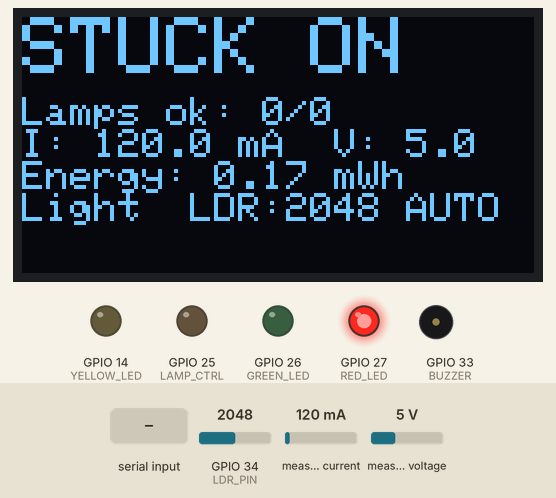
The sketch below on a simulated ESP32. Parts: 128×64 one-colour display, output pins drawn as LEDs (lit = HIGH), buzzer (waves = sounding, pin HIGH). Inputs (shaded band) come from the test bench; at power-on: GPIO 34 (LDR_PIN) = 2048, measured current 120 mA, measured voltage 5 V. What the sketch prints to the serial monitor is not drawn.

Above: at 2.7 s.
2.8 s: GPIO 34 (LDR_PIN) set to 1228
At 3.23 s:
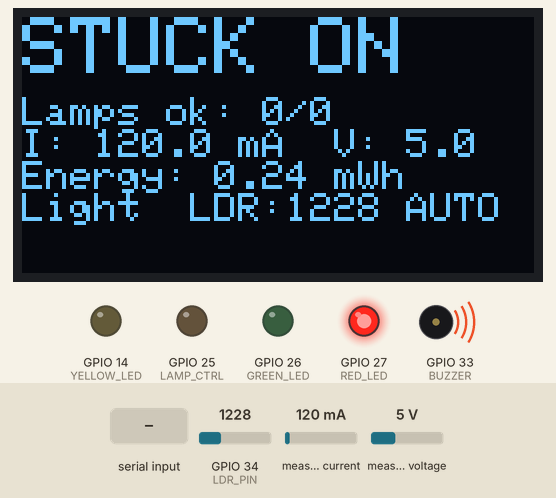
4.9 s: GPIO 34 (LDR_PIN) set to 1172
At 5.43 s:
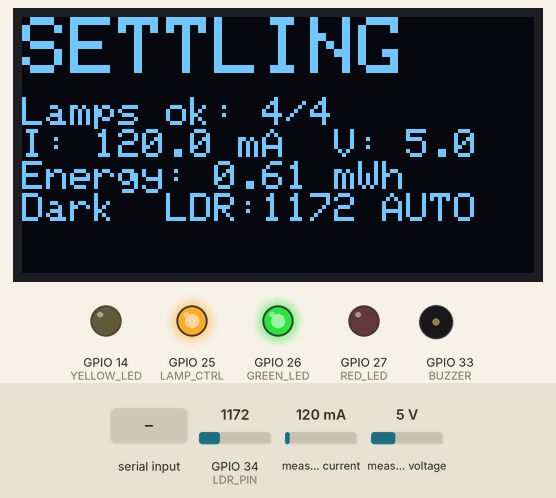
7.9 s: "o" received over Serial
At 8.52 s:
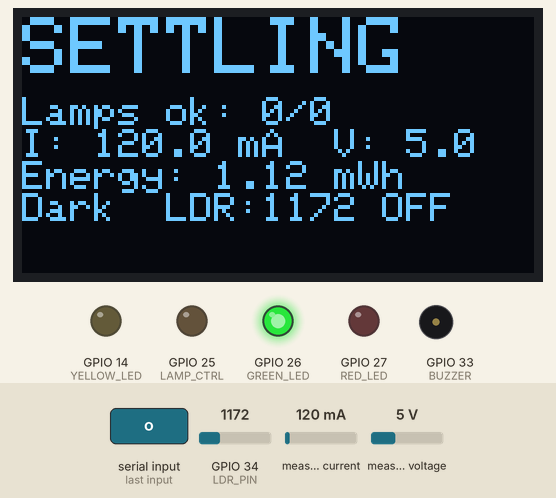
10.9 s: "f" received over Serial
At 11.6 s:
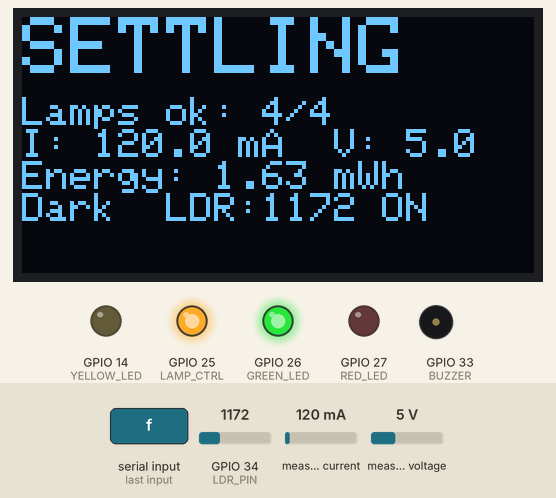
13.9 s: measured current set to 40 mA
At 14.24 s:
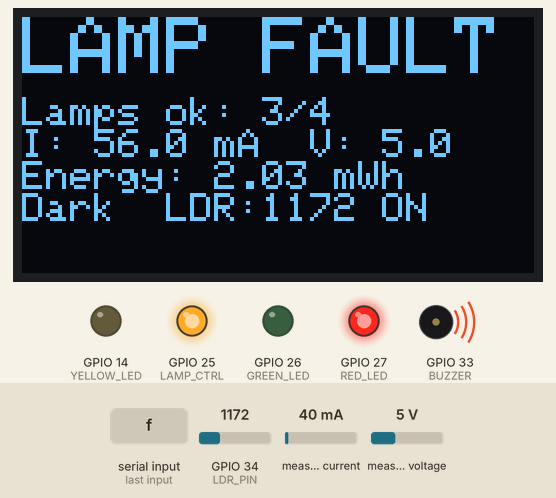
16.9 s: "a" received over Serial
At 17.32 s:
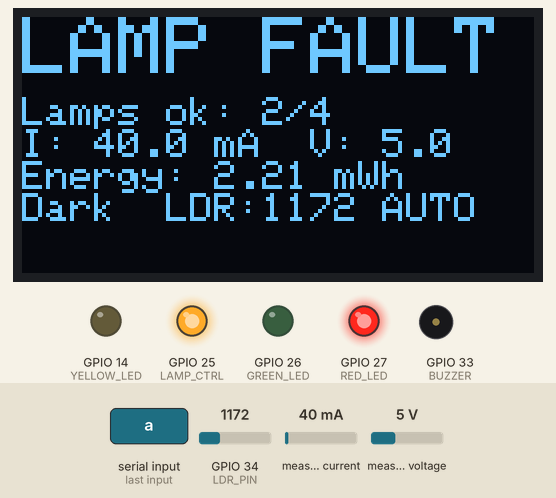
Timing chart, 0 to 20.9 s (numbered marks = the images above; inputs shaded):
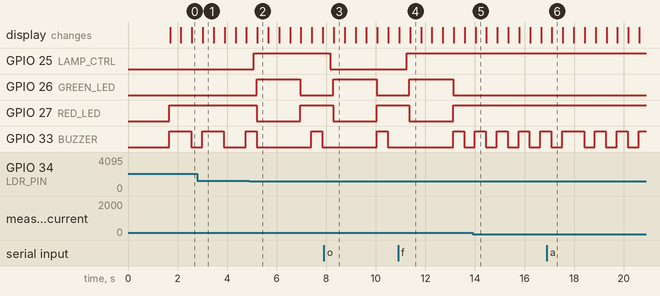

The sketch:

streetlight_smartnode.ino
```cpp
/*
  StreetLight SmartNode - Fault and Energy Monitor (IC26-04-08)
  Board: ESP32 Dev Module
  Libraries: Adafruit INA219, Adafruit SSD1306, Adafruit GFX

  SAFETY: LOW VOLTAGE ONLY (5V). Never connect mains power.

  WIRING
  INA219:  VCC -> 3.3V, GND -> GND, SDA -> GPIO 21, SCL -> GPIO 22
  OLED:    VCC -> 3.3V, GND -> GND, SDA -> GPIO 21, SCL -> GPIO 22
  LDR:     3.3V -> LDR -> GPIO 34 -> 10k resistor -> GND
           (darker = lower reading)
  Lamp power path:
    5V -> INA219 VIN+ -> INA219 VIN- -> 4 parallel branches
          (toggle switch + white LED + 100 ohm) -> transistor collector
    Transistor emitter -> GND. Transistor base -> 1k -> GPIO 25.
    All grounds connected together.
  Green LED  -> GPIO 26 (via 220 ohm) -> GND
  Red LED    -> GPIO 27 (via 220 ohm) -> GND
  Yellow LED -> GPIO 14 (via 220 ohm) -> GND
  Buzzer     -> GPIO 33 -> GND

  SERIAL COMMANDS (115200 baud) for testing:
    a = automatic (lamps follow the LDR)
    f = force lamps ON   (use for the "daylight waste" test)
    o = force lamps OFF  (use for the "stuck on" test)
*/

#include <Wire.h>
#include <Adafruit_INA219.h>
#include <Adafruit_GFX.h>
#include <Adafruit_SSD1306.h>

#define LDR_PIN 34
#define LAMP_CTRL 25
#define GREEN_LED 26
#define RED_LED 27
#define YELLOW_LED 14
#define BUZZER 33

Adafruit_INA219 ina219;
Adafruit_SSD1306 oled(128, 64, &Wire, -1);

// ---- CONFIGURE THESE AFTER CALIBRATION ----
const int LAMP_COUNT = 4;
float I_LAMP_MA = 18.0;        // current of ONE working lamp (measure it!)
float ABNORMAL_FACTOR = 1.35;  // above this x expected current = abnormal power
float STANDBY_MA = 5.0;        // current allowed when lamps are commanded OFF
int LDR_DARK_BELOW = 1200;     // reading below this = dark
int LDR_LIGHT_ABOVE = 1800;    // reading above this = light (gap avoids flicker)
// -------------------------------------------

enum Mode { AUTO, FORCE_ON, FORCE_OFF };
enum State { NORMAL, SETTLING, LAMP_FAULT, HIGH_POWER, DAY_WASTE, STUCK_ON };

Mode mode = AUTO;
bool isDark = false;
bool lampsCommanded = false;
bool prevCommand = false;
unsigned long lastSwitchMs = 0;
unsigned long lastLoopMs = 0;
double energyMWh = 0;

const char* stateName(State s) {
  switch (s) {
    case NORMAL:     return "NORMAL";
    case SETTLING:   return "SETTLING";
    case LAMP_FAULT: return "LAMP FAULT";
    case HIGH_POWER: return "HIGH POWER";
    case DAY_WASTE:  return "DAY WASTE";
    case STUCK_ON:   return "STUCK ON";
  }
  return "?";
}

void setup() {
  Serial.begin(115200);
  pinMode(LAMP_CTRL, OUTPUT);
  pinMode(GREEN_LED, OUTPUT);
  pinMode(RED_LED, OUTPUT);
  pinMode(YELLOW_LED, OUTPUT);
  pinMode(BUZZER, OUTPUT);

  oled.begin(SSD1306_SWITCHCAPVCC, 0x3C);
  oled.clearDisplay();
  oled.setTextColor(SSD1306_WHITE);
  oled.setTextSize(1);
  oled.setCursor(0, 0);
  oled.println("StreetLight SmartNode");

  if (!ina219.begin()) {
    oled.println("INA219 NOT FOUND");
    oled.display();
    Serial.println("INA219 not found - check wiring");
    while (true) delay(100);
  }
  ina219.setCalibration_16V_400mA();  // good resolution for small LED loads

  oled.println("Starting...");
  oled.display();
  delay(1500);

  isDark = analogRead(LDR_PIN) < LDR_DARK_BELOW;
  lastLoopMs = millis();
  Serial.println("ms,ldr,mode,cmd,mA,V,workingEst,state,mWh");
}

void handleSerial() {
  while (Serial.available()) {
    char c = Serial.read();
    if (c == 'a') mode = AUTO;
    else if (c == 'f') mode = FORCE_ON;
    else if (c == 'o') mode = FORCE_OFF;
  }
}

void loop() {
  handleSerial();

  // ---- Light sensing with hysteresis ----
  int ldr = analogRead(LDR_PIN);
  if (ldr < LDR_DARK_BELOW) isDark = true;
  else if (ldr > LDR_LIGHT_ABOVE) isDark = false;

  // ---- Lamp command ----
  if (mode == FORCE_ON) lampsCommanded = true;
  else if (mode == FORCE_OFF) lampsCommanded = false;
  else lampsCommanded = isDark;

  digitalWrite(LAMP_CTRL, lampsCommanded ? HIGH : LOW);
  if (lampsCommanded != prevCommand) {
    lastSwitchMs = millis();
    prevCommand = lampsCommanded;
  }

  // ---- Measure (average of 5 samples) ----
  float mA = 0, volts = 0;
  for (int i = 0; i < 5; i++) {
    mA += ina219.getCurrent_mA();
    volts += ina219.getBusVoltage_V();
    delay(20);
  }
  mA /= 5.0;
  volts /= 5.0;
  if (mA < 0) mA = 0;

  int workingEst = (int)round(mA / I_LAMP_MA);
  if (workingEst > LAMP_COUNT + 2) workingEst = LAMP_COUNT + 2;

  // ---- Energy (mWh) ----
  unsigned long now = millis();
  double dtMs = now - lastLoopMs;
  lastLoopMs = now;
  energyMWh += (volts * mA) * (dtMs / 3600000.0);

  // ---- Decide state ----
  State state = NORMAL;
  if (millis() - lastSwitchMs < 1500) {
    state = SETTLING;   // ignore the switching transient
  } else if (lampsCommanded) {
    float expectedMA = LAMP_COUNT * I_LAMP_MA;
    if (mA > expectedMA * ABNORMAL_FACTOR) state = HIGH_POWER;
    else if (workingEst < LAMP_COUNT) state = LAMP_FAULT;
    else if (!isDark) state = DAY_WASTE;
  } else {
    if (mA > STANDBY_MA) state = STUCK_ON;
  }

  // ---- Outputs ----
  bool bad = (state == LAMP_FAULT || state == HIGH_POWER || state == STUCK_ON);
  digitalWrite(GREEN_LED, state == NORMAL || state == SETTLING);
  digitalWrite(RED_LED, bad);
  digitalWrite(YELLOW_LED, state == DAY_WASTE);

  unsigned long period = 0;
  if (state == LAMP_FAULT) period = 500;
  else if (state == HIGH_POWER) period = 150;
  else if (state == STUCK_ON) period = 300;
  if (period > 0) digitalWrite(BUZZER, (millis() / period) % 2);
  else digitalWrite(BUZZER, LOW);

  // ---- OLED ----
  oled.clearDisplay();
  oled.setTextSize(2);
  oled.setCursor(0, 0);
  oled.println(stateName(state));
  oled.setTextSize(1);
  oled.setCursor(0, 20);
  oled.print("Lamps ok: ");
  oled.print(lampsCommanded ? min(workingEst, LAMP_COUNT) : 0);
  oled.print("/");
  oled.println(lampsCommanded ? LAMP_COUNT : 0);
  oled.print("I: "); oled.print(mA, 1); oled.print(" mA  V: "); oled.println(volts, 1);
  oled.print("Energy: "); oled.print(energyMWh, 2); oled.println(" mWh");
  oled.print(isDark ? "Dark" : "Light");
  oled.print("  LDR:"); oled.print(ldr);
  oled.print(mode == AUTO ? " AUTO" : mode == FORCE_ON ? " ON" : " OFF");
  oled.display();

  // ---- CSV log (save this as test data) ----
  Serial.print(now); Serial.print(",");
  Serial.print(ldr); Serial.print(",");
  Serial.print(mode == AUTO ? "AUTO" : mode == FORCE_ON ? "FORCE_ON" : "FORCE_OFF"); Serial.print(",");
  Serial.print(lampsCommanded ? 1 : 0); Serial.print(",");
  Serial.print(mA, 1); Serial.print(",");
  Serial.print(volts, 2); Serial.print(",");
  Serial.print(workingEst); Serial.print(",");
  Serial.print(stateName(state)); Serial.print(",");
  Serial.println(energyMWh, 3);

  delay(300);
}
```

Measured:
- the behaviour switches between 1200 and 1199 on GPIO 34 (LDR_PIN) (found by bisection; images 1 and 2)
- after the input at 4.9 s, GPIO 25 (LAMP_CTRL): LOW → HIGH after 0.18 s; GPIO 26 (GREEN_LED): LOW → HIGH after 0.29 s, → LOW 1.8 s later; GPIO 27 (RED_LED): HIGH → LOW after 0.29 s, → HIGH 1.8 s later; the display: changes after 0.32 s (image 2)
- after the input at 7.9 s, GPIO 25 (LAMP_CTRL): HIGH → LOW after 0.26 s; GPIO 26 (GREEN_LED): LOW → HIGH after 0.37 s, → LOW 1.8 s later; GPIO 27 (RED_LED): HIGH → LOW after 0.37 s, → HIGH 1.8 s later; the display: changes after 0.40 s (image 3)
- after the input at 10.9 s, GPIO 25 (LAMP_CTRL): LOW → HIGH after 0.34 s; GPIO 26 (GREEN_LED): LOW → HIGH after 0.46 s, → LOW 1.8 s later; GPIO 27 (RED_LED): HIGH → LOW after 0.46 s, → HIGH 1.8 s later; the display: first differs from a run without the input after 0.48 s (image 4)
- after the input at 13.9 s, the display: changes after 0.12 s (image 5)
- after the input at 16.9 s, the display: changes after 0.21 s (image 6)
- what the display in image 1 shows lasts 0.5 s, from 3.0 s to 3.5 s
